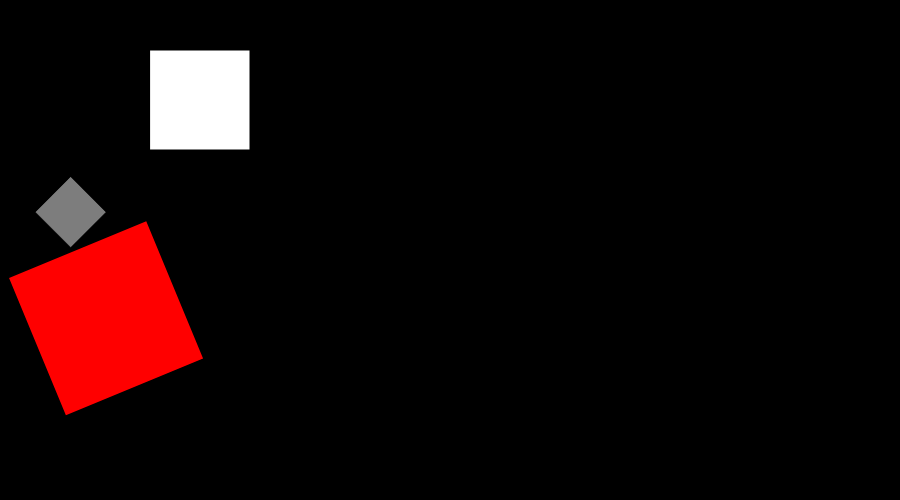
Frame 1 (no input)
Frame 60 (no input): identical to frame 1, image omitted
Frame 120 (the mouse pressed at the canvas centre since frame 60): identical to frame 1, image omitted

The p5.js sketch that drew this single still picture (run headless with seeded random() and noise() and a simulated clock; from frame 60 on, the mouse is pressed at the canvas centre):

// p5.js sketch
// ── sketch.js
function setup() {
  createCanvas(900, 500)
}

//Play around, change order of transformations.
function draw() {
  rectMode(CENTER)
  background(0);

  fill(255);
  rect(200, 100, 100, 100);

  // ROTATE and the TRANSLATE
  fill(125)
  //Rotates the canvas around origin.
  rotate(radians(45));
  translate(200, 100)
  scale(.5)
  rect(0, 0, 100, 100)


  //TRANSLATE and then ROTATE
  fill(255, 0, 0)
  translate(200, 100)
  rotate(radians(22.5))
  scale(3)
  rect(0, 0, 100, 100)
}
